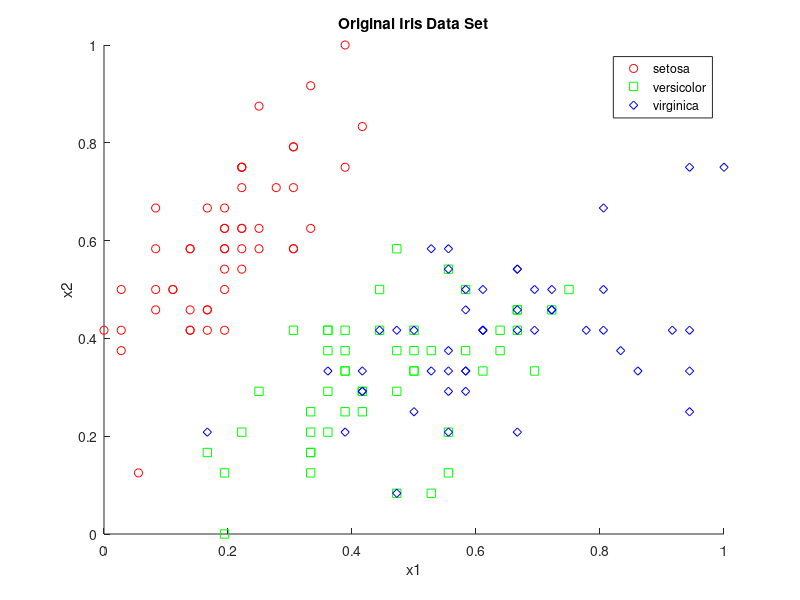

This figure's MATLAB source:
load fisheriris.mat

X = zeros(32,150);

for i=1:4
    x_min = min(meas(:,i));
    x_max = max(meas(:,i));
    X(i,:) = (meas(:,i)' - x_min)/(x_max - x_min);
end

dir = 'results/knn/';

figure()
hold on
gscatter(X(1,:),X(2,:),species,'rgb','osd',[6,6,6]);
title('Original Iris Data Set')
xlabel('x1')
ylabel('x2')
hold off
saveas(gca, strcat(dir, 'normalised_data.png'));
% 
% figure()
% hold on
% gscatter(meas(:,3),meas(:,4),species,'rgb','osd',[6,6,6]);
% title('Original Iris Data Set')
% xlabel('Petal length')
% ylabel('Petal width')
% hold off
% saveas(gca, strcat(dir, 'original_fisheriris_2.png'));